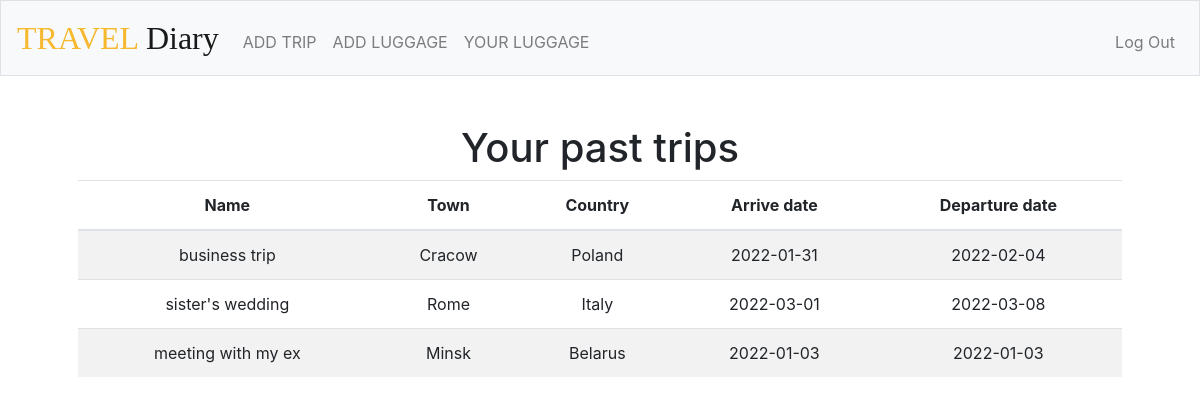
The app's page /past (signed in) with its own data.
### tables this page shows
CREATE TABLE trips (id INTEGER NOT NULL, user_id INTEGER NOT NULL, name TEXT NOT NULL, town TEXT NOT NULL, country TEXT NOT NULL, arrive_date DATE NOT NULL, departure_date DATE NOT NULL, PRIMARY KEY(id), FOREIGN KEY(user_id) REFERENCES users(id) UNIQUE(user_id, id, name));

### application.py (the view)
@app.route("/past")
@login_required
def past():
    today = date.today()
    user_id = session["user_id"]
    trips = db.execute("SELECT * FROM trips WHERE user_id = ? and arrive_date < ?", user_id, today)
    for trip in trips:
        trip["name"] = trip["name"]
        trip["town"] = trip["town"]
        trip["country"] = trip["country"]
        trip["arrive"] = trip["arrive_date"]
        trip["departure"] = trip["departure_date"]
    return render_template("past.html", trips=trips)

### application.py (called while the page is built)
@app.after_request
def after_request(response):
    response.headers["Cache-Control"] = "no-cache, no-store, must-revalidate"
    response.headers["Expires"] = 0
    response.headers["Pragma"] = "no-cache"
    return response

### helpers.py (called while the page is built)
def login_required(f):
    @wraps(f)
    def decorated_function(*args, **kwargs):
        if session.get("user_id") is None:
            return redirect("/login")
        return f(*args, **kwargs)
    return decorated_function

### templates/past.html (shortened to what this page needs)
{% extends "layout.html" %}
{% block main %}
    <div class="page-header ">
        <div class="table_box">
            <h1>Your past trips</h1>
        </div>
    </div>
    <div class="table_box">
        <table class="table table-striped">
            <thead>
                <tr>
                    <th>Name</th>
                    <th>Town</th>
                    <th>Country</th>
                    <th>Arrive date</th>
                    <th>Departure date</th>
                </tr>
                <tbody>
                    {% for trip in trips %}
                        <tr>
                            <td>{{ trip['name'] }}</td>
                            <td>{{ trip['town'] }}</td>
                            <td>{{ trip['country'] }}</td>
                            <td>{{ trip['arrive'] }}</td>
                            <td>{{ trip['departure'] }}</td>
                        </tr>
                    {% endfor %}
                </tbody>
            </thead>
    </div>
{% endblock %}

### static/styles.css (style rules this page uses)
.table_box { background-color: rgba(255,255,255,0.8); }
.background { background-image: url("https://viaoboi.ru/wp-content/uploads/2018/05/shutterstock_164590610.jpg"); background-size: 100%; background-repeat: no-repeat; background-color: #ffffff; }

### records on screen
trips: name "business trip", town "Cracow", country "Poland", arrive "2022-01-31", departure "2022-02-04"
trips: name "sister's wedding", town "Rome", country "Italy", arrive "2022-03-01", departure "2022-03-08"
trips: name "meeting with my ex", town "Minsk", country "Belarus", arrive "2022-01-03", departure "2022-01-03"
